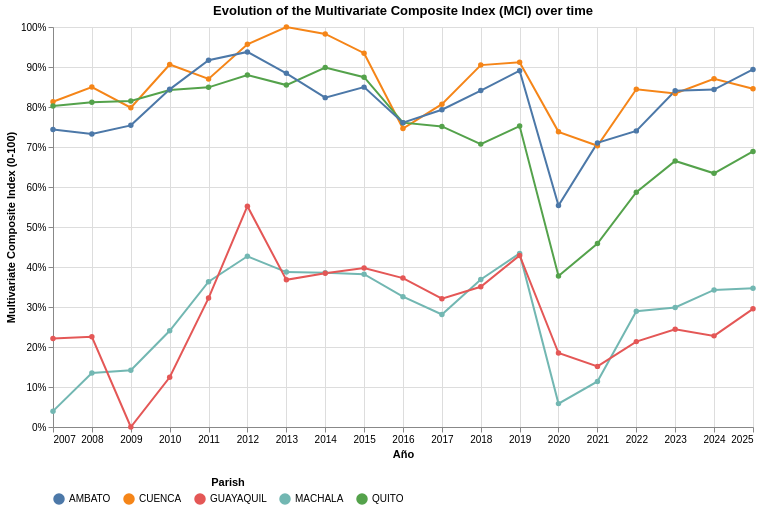

The notebook cell saved with this chart:
### Markdown cell above
## Series temporales del Indice Compuesto Multivariado

### Code cell
indice_df['ano fecha'] = pd.to_datetime(indice_df['p year'].astype(str), format='%Y')

chart = alt.Chart(indice_df).mark_line(point=True).encode(
    x=alt.X(
        'ano fecha:T',
        title='Año',
        scale=alt.Scale(nice=False),
        axis=alt.Axis(format='%Y')
    ),
    y=alt.Y(
        'multivariate composite index 0 100:Q', 
        title='Multivariate Composite Index (0-100)',
        axis=alt.Axis(format='.0f', labelExpr="datum.label + '%'")
    ),
    color=alt.Color(
        'parish:N', 
        title='Parish',
        legend=alt.Legend(
            orient='bottom',        # places legend below the chart
            direction='horizontal', # labels flow left-to-right
            columns=5,              # adjust to fit your number of parroquias
            titleAnchor='middle'    # centers the "Parroquia" title
        )
    ),
    tooltip=[
        alt.Tooltip('p year:O', title='Año'),
        alt.Tooltip('province:N'),
        alt.Tooltip('canton:N'),
        alt.Tooltip('parish:N'),
        alt.Tooltip('multivariate composite index 0 100:Q', format='.2f', title='Índice')
    ]
).properties(
    width=700,
    height=400,
    title='Evolution of the Multivariate Composite Index (MCI) over time'
)

chart

### Figure 1 — Vega-Lite specification as saved in the notebook (floating-point values rounded to 4 significant figures)
{"config": {"view": {"continuousWidth": 300, "continuousHeight": 300}}, "data": {"name": "data-58736cd7367f4e6937be2bdb4c63ad3c"}, "mark": {"type": "line", "point": true}, "encoding": {"color": {"field": "parish", "legend": {"columns": 5, "direction": "horizontal", "orient": "bottom", "titleAnchor": "middle"}, "title": "Parish", "type": "nominal"}, "tooltip": [{"field": "p year", "title": "Año", "type": "ordinal"}, {"field": "province", "type": "nominal"}, {"field": "canton", "type": "nominal"}, {"field": "parish", "type": "nominal"}, {"field": "multivariate composite index 0 100", "format": ".2f", "title": "Índice", "type": "quantitative"}], "x": {"axis": {"format": "%Y"}, "field": "ano fecha", "scale": {"nice": false}, "title": "Año", "type": "temporal"}, "y": {"axis": {"format": ".0f", "labelExpr": "datum.label + '%'"}, "field": "multivariate composite index 0 100", "title": "Multivariate Composite Index (0-100)", "type": "quantitative"}}, "height": 400, "title": "Evolution of the Multivariate Composite Index (MCI) over time", "width": 700, "$schema": "https://vega.github.io/schema/vega-lite/v6.4.1.json", "datasets": {"data-58736cd7367f4e6937be2bdb4c63ad3c": [{"p year": 2007, "p city": "010150", "province": "AZUAY", "canton": "CUENCA", "parish": "CUENCA", "Multivariate composite index": 2.222, "multivariate composite index 0 100": 81.3, "ano fecha": "2007-01-01T00:00:00"}, {"p year": 2007, "p city": "070150", "province": "EL ORO", "canton": "MACHALA", "parish": "MACHALA", "Multivariate composite index": -5.623, "multivariate composite index 0 100": 3.96, "ano fecha": "2007-01-01T00:00:00"}, {"p year": 2007, "p city": "090150", "province": "GUAYAS", "canton": "GUAYAQUIL", "parish": "GUAYAQUIL", "Multivariate composite index": -3.782, "multivariate composite index 0 100": 22.11, "ano fecha": "2007-01-01T00:00:00"}, {"p year": 2007, "p city": "170150", "province": "PICHINCHA", "canton": "DISTRITO METROPOLITANO DE QUITO", "parish": "QUITO", "Multivariate composite index": 2.116, "multivariate composite index 0 100": 80.26, "ano fecha": "2007-01-01T00:00:00"}, {"p year": 2007, "p city": "180150", "province": "TUNGURAHUA", "canton": "AMBATO", "parish": "AMBATO", "Multivariate composite index": 1.52, "multivariate composite index 0 100": 74.38, "ano fecha": "2007-01-01T00:00:00"}, {"p year": 2008, "p city": "010150", "province": "AZUAY", "canton": "CUENCA", "parish": "CUENCA", "Multivariate composite index": 2.595, "multivariate composite index 0 100": 84.98, "ano fecha": "2008-01-01T00:00:00"}, {"p year": 2008, "p city": "070150", "province": "EL ORO", "canton": "MACHALA", "parish": "MACHALA", "Multivariate composite index": -4.657, "multivariate composite index 0 100": 13.49, "ano fecha": "2008-01-01T00:00:00"}, {"p year": 2008, "p city": "090150", "province": "GUAYAS", "canton": "GUAYAQUIL", "parish": "GUAYAQUIL", "Multivariate composite index": -3.739, "multivariate composite index 0 100": 22.54, "ano fecha": "2008-01-01T00:00:00"}, {"p year": 2008, "p city": "170150", "province": "PICHINCHA", "canton": "DISTRITO METROPOLITANO DE QUITO", "parish": "QUITO", "Multivariate composite index": 2.212, "multivariate composite index 0 100": 81.21, "ano fecha": "2008-01-01T00:00:00"}, {"p year": 2008, "p city": "180150", "province": "TUNGURAHUA", "canton": "AMBATO", "parish": "AMBATO", "Multivariate composite index": 1.403, "multivariate composite index 0 100": 73.23, "ano fecha": "2008-01-01T00:00:00"}, {"p year": 2009, "p city": "010150", "province": "AZUAY", "canton": "CUENCA", "parish": "CUENCA", "Multivariate composite index": 2.073, "multivariate composite index 0 100": 79.83, "ano fecha": "2009-01-01T00:00:00"}, {"p year": 2009, "p city": "070150", "province": "EL ORO", "canton": "MACHALA", "parish": "MACHALA", "Multivariate composite index": -4.585, "multivariate composite index 0 100": 14.19, "ano fecha": "2009-01-01T00:00:00"}, {"p year": 2009, "p city": "090150", "province": "GUAYAS", "canton": "GUAYAQUIL", "parish": "GUAYAQUIL", "Multivariate composite index": -6.025, "multivariate composite index 0 100": 0.0, "ano fecha": "2009-01-01T00:00:00"}, {"p year": 2009, "p city": "170150", "province": "PICHINCHA", "canton": "DISTRITO METROPOLITANO DE QUITO", "parish": "QUITO", "Multivariate composite index": 2.24, "multivariate composite index 0 100": 81.48, "ano fecha": "2009-01-01T00:00:00"}, {"p year": 2009, "p city": "180150", "province": "TUNGURAHUA", "canton": "AMBATO", "parish": "AMBATO", "Multivariate composite index": 1.624, "multivariate composite index 0 100": 75.41, "ano fecha": "2009-01-01T00:00:00"}, {"p year": 2010, "p city": "010150", "province": "AZUAY", "canton": "CUENCA", "parish": "CUENCA", "Multivariate composite index": 3.167, "multivariate composite index 0 100": 90.62, "ano fecha": "2010-01-01T00:00:00"}, {"p year": 2010, "p city": "070150", "province": "EL ORO", "canton": "MACHALA", "parish": "MACHALA", "Multivariate composite index": -3.585, "multivariate composite index 0 100": 24.05, "ano fecha": "2010-01-01T00:00:00"}, {"p year": 2010, "p city": "090150", "province": "GUAYAS", "canton": "GUAYAQUIL", "parish": "GUAYAQUIL", "Multivariate composite index": -4.764, "multivariate composite index 0 100": 12.44, "ano fecha": "2010-01-01T00:00:00"}, {"p year": 2010, "p city": "170150", "province": "PICHINCHA", "canton": "DISTRITO METROPOLITANO DE QUITO", "parish": "QUITO", "Multivariate composite index": 2.519, "multivariate composite index 0 100": 84.23, "ano fecha": "2010-01-01T00:00:00"}, {"p year": 2010, "p city": "180150", "province": "TUNGURAHUA", "canton": "AMBATO", "parish": "AMBATO", "Multivariate composite index": 2.537, "multivariate composite index 0 100": 84.42, "ano fecha": "2010-01-01T00:00:00"}, {"p year": 2011, "p city": "010150", "province": "AZUAY", "canton": "CUENCA", "parish": "CUENCA", "Multivariate composite index": 2.801, "multivariate composite index 0 100": 87.02, "ano fecha": "2011-01-01T00:00:00"}, {"p year": 2011, "p city": "070150", "province": "EL ORO", "canton": "MACHALA", "parish": "MACHALA", "Multivariate composite index": -2.341, "multivariate composite index 0 100": 36.32, "ano fecha": "2011-01-01T00:00:00"}, {"p year": 2011, "p city": "090150", "province": "GUAYAS", "canton": "GUAYAQUIL", "parish": "GUAYAQUIL", "Multivariate composite index": -2.756, "multivariate composite index 0 100": 32.23, "ano fecha": "2011-01-01T00:00:00"}, {"p year": 2011, "p city": "170150", "province": "PICHINCHA", "canton": "DISTRITO METROPOLITANO DE QUITO", "parish": "QUITO", "Multivariate composite index": 2.588, "multivariate composite index 0 100": 84.91, "ano fecha": "2011-01-01T00:00:00"}, {"p year": 2011, "p city": "180150", "province": "TUNGURAHUA", "canton": "AMBATO", "parish": "AMBATO", "Multivariate composite index": 3.275, "multivariate composite index 0 100": 91.68, "ano fecha": "2011-01-01T00:00:00"}, {"p year": 2012, "p city": "010150", "province": "AZUAY", "canton": "CUENCA", "parish": "CUENCA", "Multivariate composite index": 3.678, "multivariate composite index 0 100": 95.66, "ano fecha": "2012-01-01T00:00:00"}, {"p year": 2012, "p city": "070150", "province": "EL ORO", "canton": "MACHALA", "parish": "MACHALA", "Multivariate composite index": -1.696, "multivariate composite index 0 100": 42.68, "ano fecha": "2012-01-01T00:00:00"}, {"p year": 2012, "p city": "090150", "province": "GUAYAS", "canton": "GUAYAQUIL", "parish": "GUAYAQUIL", "Multivariate composite index": -0.4251, "multivariate composite index 0 100": 55.21, "ano fecha": "2012-01-01T00:00:00"}, {"p year": 2012, "p city": "170150", "province": "PICHINCHA", "canton": "DISTRITO METROPOLITANO DE QUITO", "parish": "QUITO", "Multivariate composite index": 2.9, "multivariate composite index 0 100": 87.99, "ano fecha": "2012-01-01T00:00:00"}, {"p year": 2012, "p city": "180150", "province": "TUNGURAHUA", "canton": "AMBATO", "parish": "AMBATO", "Multivariate composite index": 3.487, "multivariate composite index 0 100": 93.77, "ano fecha": "2012-01-01T00:00:00"}, {"p year": 2013, "p city": "010150", "province": "AZUAY", "canton": "CUENCA", "parish": "CUENCA", "Multivariate composite index": 4.118, "multivariate composite index 0 100": 100.0, "ano fecha": "2013-01-01T00:00:00"}, {"p year": 2013, "p city": "070150", "province": "EL ORO", "canton": "MACHALA", "parish": "MACHALA", "Multivariate composite index": -2.097, "multivariate composite index 0 100": 38.72, "ano fecha": "2013-01-01T00:00:00"}, {"p year": 2013, "p city": "090150", "province": "GUAYAS", "canton": "GUAYAQUIL", "parish": "GUAYAQUIL", "Multivariate composite index": -2.294, "multivariate composite index 0 100": 36.79, "ano fecha": "2013-01-01T00:00:00"}, {"p year": 2013, "p city": "170150", "province": "PICHINCHA", "canton": "DISTRITO METROPOLITANO DE QUITO", "parish": "QUITO", "Multivariate composite index": 2.646, "multivariate composite index 0 100": 85.48, "ano fecha": "2013-01-01T00:00:00"}, {"p year": 2013, "p city": "180150", "province": "TUNGURAHUA", "canton": "AMBATO", "parish": "AMBATO", "Multivariate composite index": 2.943, "multivariate composite index 0 100": 88.41, "ano fecha": "2013-01-01T00:00:00"}, {"p year": 2014, "p city": "010150", "province": "AZUAY", "canton": "CUENCA", "parish": "CUENCA", "Multivariate composite index": 3.943, "multivariate composite index 0 100": 98.27, "ano fecha": "2014-01-01T00:00:00"}, {"p year": 2014, "p city": "070150", "province": "EL ORO", "canton": "MACHALA", "parish": "MACHALA", "Multivariate composite index": -2.113, "multivariate composite index 0 100": 38.57, "ano fecha": "2014-01-01T00:00:00"}, {"p year": 2014, "p city": "090150", "province": "GUAYAS", "canton": "GUAYAQUIL", "parish": "GUAYAQUIL", "Multivariate composite index": -2.126, "multivariate composite index 0 100": 38.44, "ano fecha": "2014-01-01T00:00:00"}, {"p year": 2014, "p city": "170150", "province": "PICHINCHA", "canton": "DISTRITO METROPOLITANO DE QUITO", "parish": "QUITO", "Multivariate composite index": 3.089, "multivariate composite index 0 100": 89.85, "ano fecha": "2014-01-01T00:00:00"}, {"p year": 2014, "p city": "180150", "province": "TUNGURAHUA", "canton": "AMBATO", "parish": "AMBATO", "Multivariate composite index": 2.327, "multivariate composite index 0 100": 82.34, "ano fecha": "2014-01-01T00:00:00"}, {"p year": 2015, "p city": "010150", "province": "AZUAY", "canton": "CUENCA", "parish": "CUENCA", "Multivariate composite index": 3.454, "multivariate composite index 0 100": 93.45, "ano fecha": "2015-01-01T00:00:00"}, {"p year": 2015, "p city": "070150", "province": "EL ORO", "canton": "MACHALA", "parish": "MACHALA", "Multivariate composite index": -2.151, "multivariate composite index 0 100": 38.19, "ano fecha": "2015-01-01T00:00:00"}, {"p year": 2015, "p city": "090150", "province": "GUAYAS", "canton": "GUAYAQUIL", "parish": "GUAYAQUIL", "Multivariate composite index": -1.994, "multivariate composite index 0 100": 39.74, "ano fecha": "2015-01-01T00:00:00"}, {"p year": 2015, "p city": "170150", "province": "PICHINCHA", "canton": "DISTRITO METROPOLITANO DE QUITO", "parish": "QUITO", "Multivariate composite index": 2.845, "multivariate composite index 0 100": 87.45, "ano fecha": "2015-01-01T00:00:00"}, {"p year": 2015, "p city": "180150", "province": "TUNGURAHUA", "canton": "AMBATO", "parish": "AMBATO", "Multivariate composite index": 2.594, "multivariate composite index 0 100": 84.97, "ano fecha": "2015-01-01T00:00:00"}, {"p year": 2016, "p city": "010150", "province": "AZUAY", "canton": "CUENCA", "parish": "CUENCA", "Multivariate composite index": 1.545, "multivariate composite index 0 100": 74.63, "ano fecha": "2016-01-01T00:00:00"}, {"p year": 2016, "p city": "070150", "province": "EL ORO", "canton": "MACHALA", "parish": "MACHALA", "Multivariate composite index": -2.72, "multivariate composite index 0 100": 32.58, "ano fecha": "2016-01-01T00:00:00"}, {"p year": 2016, "p city": "090150", "province": "GUAYAS", "canton": "GUAYAQUIL", "parish": "GUAYAQUIL", "Multivariate composite index": -2.249, "multivariate composite index 0 100": 37.22, "ano fecha": "2016-01-01T00:00:00"}, {"p year": 2016, "p city": "170150", "province": "PICHINCHA", "canton": "DISTRITO METROPOLITANO DE QUITO", "parish": "QUITO", "Multivariate composite index": 1.693, "multivariate composite index 0 100": 76.09, "ano fecha": "2016-01-01T00:00:00"}, {"p year": 2016, "p city": "180150", "province": "TUNGURAHUA", "canton": "AMBATO", "parish": "AMBATO", "Multivariate composite index": 1.691, "multivariate composite index 0 100": 76.07, "ano fecha": "2016-01-01T00:00:00"}, {"p year": 2017, "p city": "010150", "province": "AZUAY", "canton": "CUENCA", "parish": "CUENCA", "Multivariate composite index": 2.16, "multivariate composite index 0 100": 80.7, "ano fecha": "2017-01-01T00:00:00"}, {"p year": 2017, "p city": "070150", "province": "EL ORO", "canton": "MACHALA", "parish": "MACHALA", "Multivariate composite index": -3.171, "multivariate composite index 0 100": 28.13, "ano fecha": "2017-01-01T00:00:00"}, {"p year": 2017, "p city": "090150", "province": "GUAYAS", "canton": "GUAYAQUIL", "parish": "GUAYAQUIL", "Multivariate composite index": -2.772, "multivariate composite index 0 100": 32.07, "ano fecha": "2017-01-01T00:00:00"}, {"p year": 2017, "p city": "170150", "province": "PICHINCHA", "canton": "DISTRITO METROPOLITANO DE QUITO", "parish": "QUITO", "Multivariate composite index": 1.597, "multivariate composite index 0 100": 75.14, "ano fecha": "2017-01-01T00:00:00"}, {"p year": 2017, "p city": "180150", "province": "TUNGURAHUA", "canton": "AMBATO", "parish": "AMBATO", "Multivariate composite index": 2.02, "multivariate composite index 0 100": 79.32, "ano fecha": "2017-01-01T00:00:00"}, {"p year": 2018, "p city": "010150", "province": "AZUAY", "canton": "CUENCA", "parish": "CUENCA", "Multivariate composite index": 3.152, "multivariate composite index 0 100": 90.47, "ano fecha": "2018-01-01T00:00:00"}, {"p year": 2018, "p city": "070150", "province": "EL ORO", "canton": "MACHALA", "parish": "MACHALA", "Multivariate composite index": -2.285, "multivariate composite index 0 100": 36.88, "ano fecha": "2018-01-01T00:00:00"}, {"p year": 2018, "p city": "090150", "province": "GUAYAS", "canton": "GUAYAQUIL", "parish": "GUAYAQUIL", "Multivariate composite index": -2.469, "multivariate composite index 0 100": 35.06, "ano fecha": "2018-01-01T00:00:00"}, {"p year": 2018, "p city": "170150", "province": "PICHINCHA", "canton": "DISTRITO METROPOLITANO DE QUITO", "parish": "QUITO", "Multivariate composite index": 1.148, "multivariate composite index 0 100": 70.72, "ano fecha": "2018-01-01T00:00:00"}, {"p year": 2018, "p city": "180150", "province": "TUNGURAHUA", "canton": "AMBATO", "parish": "AMBATO", "Multivariate composite index": 2.507, "multivariate composite index 0 100": 84.12, "ano fecha": "2018-01-01T00:00:00"}, {"p year": 2019, "p city": "010150", "province": "AZUAY", "canton": "CUENCA", "parish": "CUENCA", "Multivariate composite index": 3.223, "multivariate composite index 0 100": 91.18, "ano fecha": "2019-01-01T00:00:00"}, {"p year": 2019, "p city": "070150", "province": "EL ORO", "canton": "MACHALA", "parish": "MACHALA", "Multivariate composite index": -1.624, "multivariate composite index 0 100": 43.39, "ano fecha": "2019-01-01T00:00:00"}, {"p year": 2019, "p city": "090150", "province": "GUAYAS", "canton": "GUAYAQUIL", "parish": "GUAYAQUIL", "Multivariate composite index": -1.674, "multivariate composite index 0 100": 42.89, "ano fecha": "2019-01-01T00:00:00"}, {"p year": 2019, "p city": "170150", "province": "PICHINCHA", "canton": "DISTRITO METROPOLITANO DE QUITO", "parish": "QUITO", "Multivariate composite index": 1.605, "multivariate composite index 0 100": 75.23, "ano fecha": "2019-01-01T00:00:00"}, {"p year": 2019, "p city": "180150", "province": "TUNGURAHUA", "canton": "AMBATO", "parish": "AMBATO", "Multivariate composite index": 3.01, "multivariate composite index 0 100": 89.08, "ano fecha": "2019-01-01T00:00:00"}, {"p year": 2020, "p city": "010150", "province": "AZUAY", "canton": "CUENCA", "parish": "CUENCA", "Multivariate composite index": 1.46, "multivariate composite index 0 100": 73.79, "ano fecha": "2020-01-01T00:00:00"}, {"p year": 2020, "p city": "070150", "province": "EL ORO", "canton": "MACHALA", "parish": "MACHALA", "Multivariate composite index": -5.432, "multivariate composite index 0 100": 5.845, "ano fecha": "2020-01-01T00:00:00"}, {"p year": 2020, "p city": "090150", "province": "GUAYAS", "canton": "GUAYAQUIL", "parish": "GUAYAQUIL", "Multivariate composite index": -4.149, "multivariate composite index 0 100": 18.49, "ano fecha": "2020-01-01T00:00:00"}, {"p year": 2020, "p city": "170150", "province": "PICHINCHA", "canton": "DISTRITO METROPOLITANO DE QUITO", "parish": "QUITO", "Multivariate composite index": -2.198, "multivariate composite index 0 100": 37.73, "ano fecha": "2020-01-01T00:00:00"}, {"p year": 2020, "p city": "180150", "province": "TUNGURAHUA", "canton": "AMBATO", "parish": "AMBATO", "Multivariate composite index": -0.4087, "multivariate composite index 0 100": 55.37, "ano fecha": "2020-01-01T00:00:00"}, {"p year": 2021, "p city": "010150", "province": "AZUAY", "canton": "CUENCA", "parish": "CUENCA", "Multivariate composite index": 1.106, "multivariate composite index 0 100": 70.31, "ano fecha": "2021-01-01T00:00:00"}, {"p year": 2021, "p city": "070150", "province": "EL ORO", "canton": "MACHALA", "parish": "MACHALA", "Multivariate composite index": -4.87, "multivariate composite index 0 100": 11.39, "ano fecha": "2021-01-01T00:00:00"}, {"p year": 2021, "p city": "090150", "province": "GUAYAS", "canton": "GUAYAQUIL", "parish": "GUAYAQUIL", "Multivariate composite index": -4.488, "multivariate composite index 0 100": 15.16, "ano fecha": "2021-01-01T00:00:00"}, {"p year": 2021, "p city": "170150", "province": "PICHINCHA", "canton": "DISTRITO METROPOLITANO DE QUITO", "parish": "QUITO", "Multivariate composite index": -1.373, "multivariate composite index 0 100": 45.86, "ano fecha": "2021-01-01T00:00:00"}, {"p year": 2021, "p city": "180150", "province": "TUNGURAHUA", "canton": "AMBATO", "parish": "AMBATO", "Multivariate composite index": 1.179, "multivariate composite index 0 100": 71.03, "ano fecha": "2021-01-01T00:00:00"}, {"p year": 2022, "p city": "010150", "province": "AZUAY", "canton": "CUENCA", "parish": "CUENCA", "Multivariate composite index": 2.539, "multivariate composite index 0 100": 84.43, "ano fecha": "2022-01-01T00:00:00"}, {"p year": 2022, "p city": "070150", "province": "EL ORO", "canton": "MACHALA", "parish": "MACHALA", "Multivariate composite index": -3.088, "multivariate composite index 0 100": 28.95, "ano fecha": "2022-01-01T00:00:00"}, {"p year": 2022, "p city": "090150", "province": "GUAYAS", "canton": "GUAYAQUIL", "parish": "GUAYAQUIL", "Multivariate composite index": -3.86, "multivariate composite index 0 100": 21.34, "ano fecha": "2022-01-01T00:00:00"}, {"p year": 2022, "p city": "170150", "province": "PICHINCHA", "canton": "DISTRITO METROPOLITANO DE QUITO", "parish": "QUITO", "Multivariate composite index": -0.07116, "multivariate composite index 0 100": 58.7, "ano fecha": "2022-01-01T00:00:00"}, {"p year": 2022, "p city": "180150", "province": "TUNGURAHUA", "canton": "AMBATO", "parish": "AMBATO", "Multivariate composite index": 1.484, "multivariate composite index 0 100": 74.03, "ano fecha": "2022-01-01T00:00:00"}, {"p year": 2023, "p city": "010150", "province": "AZUAY", "canton": "CUENCA", "parish": "CUENCA", "Multivariate composite index": 2.433, "multivariate composite index 0 100": 83.39, "ano fecha": "2023-01-01T00:00:00"}, {"p year": 2023, "p city": "070150", "province": "EL ORO", "canton": "MACHALA", "parish": "MACHALA", "Multivariate composite index": -2.993, "multivariate composite index 0 100": 29.9, "ano fecha": "2023-01-01T00:00:00"}, {"p year": 2023, "p city": "090150", "province": "GUAYAS", "canton": "GUAYAQUIL", "parish": "GUAYAQUIL", "Multivariate composite index": -3.548, "multivariate composite index 0 100": 24.42, "ano fecha": "2023-01-01T00:00:00"}, {"p year": 2023, "p city": "170150", "province": "PICHINCHA", "canton": "DISTRITO METROPOLITANO DE QUITO", "parish": "QUITO", "Multivariate composite index": 0.7215, "multivariate composite index 0 100": 66.51, "ano fecha": "2023-01-01T00:00:00"}, {"p year": 2023, "p city": "180150", "province": "TUNGURAHUA", "canton": "AMBATO", "parish": "AMBATO", "Multivariate composite index": 2.503, "multivariate composite index 0 100": 84.07, "ano fecha": "2023-01-01T00:00:00"}, {"p year": 2024, "p city": "010150", "province": "AZUAY", "canton": "CUENCA", "parish": "CUENCA", "Multivariate composite index": 2.806, "multivariate composite index 0 100": 87.06, "ano fecha": "2024-01-01T00:00:00"}, {"p year": 2024, "p city": "070150", "province": "EL ORO", "canton": "MACHALA", "parish": "MACHALA", "Multivariate composite index": -2.55, "multivariate composite index 0 100": 34.26, "ano fecha": "2024-01-01T00:00:00"}, {"p year": 2024, "p city": "090150", "province": "GUAYAS", "canton": "GUAYAQUIL", "parish": "GUAYAQUIL", "Multivariate composite index": -3.714, "multivariate composite index 0 100": 22.78, "ano fecha": "2024-01-01T00:00:00"}, {"p year": 2024, "p city": "170150", "province": "PICHINCHA", "canton": "DISTRITO METROPOLITANO DE QUITO", "parish": "QUITO", "Multivariate composite index": 0.408, "multivariate composite index 0 100": 63.42, "ano fecha": "2024-01-01T00:00:00"}, {"p year": 2024, "p city": "180150", "province": "TUNGURAHUA", "canton": "AMBATO", "parish": "AMBATO", "Multivariate composite index": 2.531, "multivariate composite index 0 100": 84.35, "ano fecha": "2024-01-01T00:00:00"}, {"p year": 2025, "p city": "010150", "province": "AZUAY", "canton": "CUENCA", "parish": "CUENCA", "Multivariate composite index": 2.551, "multivariate composite index 0 100": 84.55, "ano fecha": "2025-01-01T00:00:00"}, {"p year": 2025, "p city": "070150", "province": "EL ORO", "canton": "MACHALA", "parish": "MACHALA", "Multivariate composite index": -2.505, "multivariate composite index 0 100": 34.71, "ano fecha": "2025-01-01T00:00:00"}, {"p year": 2025, "p city": "090150", "province": "GUAYAS", "canton": "GUAYAQUIL", "parish": "GUAYAQUIL", "Multivariate composite index": -3.029, "multivariate composite index 0 100": 29.54, "ano fecha": "2025-01-01T00:00:00"}, {"p year": 2025, "p city": "170150", "province": "PICHINCHA", "canton": "DISTRITO METROPOLITANO DE QUITO", "parish": "QUITO", "Multivariate composite index": 0.9626, "multivariate composite index 0 100": 68.89, "ano fecha": "2025-01-01T00:00:00"}, {"p year": 2025, "p city": "180150", "province": "TUNGURAHUA", "canton": "AMBATO", "parish": "AMBATO", "Multivariate composite index": 3.042, "multivariate composite index 0 100": 89.39, "ano fecha": "2025-01-01T00:00:00"}]}}
